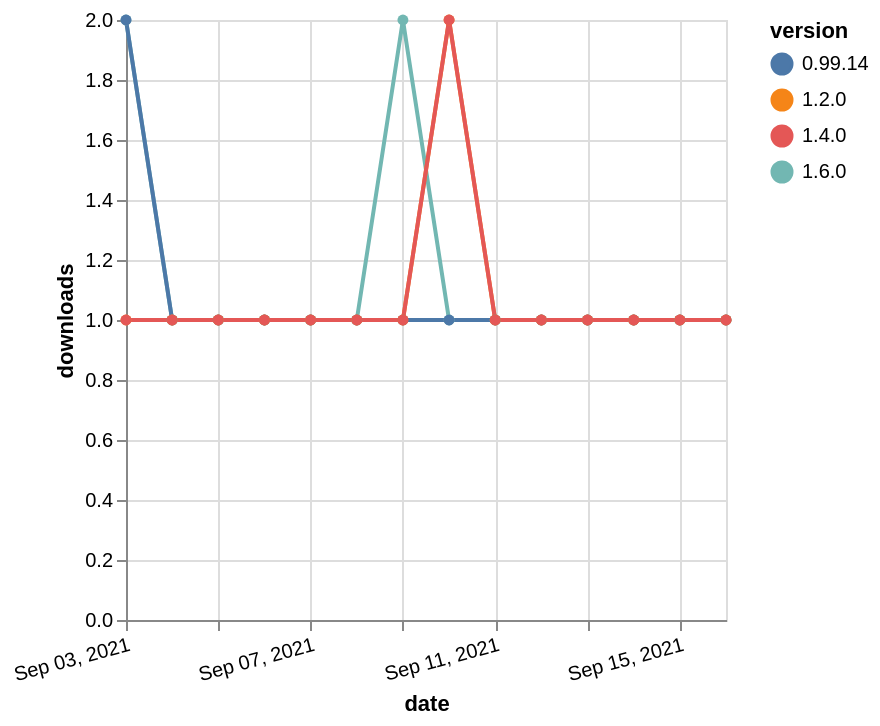

Describe this chart as a Vega-Lite specification.
### Vega-Lite specification from a JSON file in a GitHub repository (floating-point values rounded to 4 significant figures)
{"$schema": "https://vega.github.io/schema/vega-lite/v5.json", "description": "A simple bar chart with embedded data.", "data": {"values": [{"date": "2021-09-03", "total": 107, "delta": 2, "version": "1.6.0"}, {"date": "2021-09-04", "total": 108, "delta": 1, "version": "1.6.0"}, {"date": "2021-09-05", "total": 109, "delta": 1, "version": "1.6.0"}, {"date": "2021-09-06", "total": 110, "delta": 1, "version": "1.6.0"}, {"date": "2021-09-07", "total": 111, "delta": 1, "version": "1.6.0"}, {"date": "2021-09-08", "total": 112, "delta": 1, "version": "1.6.0"}, {"date": "2021-09-09", "total": 114, "delta": 2, "version": "1.6.0"}, {"date": "2021-09-10", "total": 115, "delta": 1, "version": "1.6.0"}, {"date": "2021-09-11", "total": 116, "delta": 1, "version": "1.6.0"}, {"date": "2021-09-12", "total": 117, "delta": 1, "version": "1.6.0"}, {"date": "2021-09-13", "total": 118, "delta": 1, "version": "1.6.0"}, {"date": "2021-09-14", "total": 119, "delta": 1, "version": "1.6.0"}, {"date": "2021-09-15", "total": 120, "delta": 1, "version": "1.6.0"}, {"date": "2021-09-16", "total": 121, "delta": 1, "version": "1.6.0"}, {"date": "2021-09-03", "total": 174, "delta": 2, "version": "0.99.14"}, {"date": "2021-09-04", "total": 175, "delta": 1, "version": "0.99.14"}, {"date": "2021-09-05", "total": 176, "delta": 1, "version": "0.99.14"}, {"date": "2021-09-06", "total": 177, "delta": 1, "version": "0.99.14"}, {"date": "2021-09-07", "total": 178, "delta": 1, "version": "0.99.14"}, {"date": "2021-09-08", "total": 179, "delta": 1, "version": "0.99.14"}, {"date": "2021-09-09", "total": 180, "delta": 1, "version": "0.99.14"}, {"date": "2021-09-10", "total": 181, "delta": 1, "version": "0.99.14"}, {"date": "2021-09-11", "total": 182, "delta": 1, "version": "0.99.14"}, {"date": "2021-09-12", "total": 183, "delta": 1, "version": "0.99.14"}, {"date": "2021-09-13", "total": 184, "delta": 1, "version": "0.99.14"}, {"date": "2021-09-14", "total": 185, "delta": 1, "version": "0.99.14"}, {"date": "2021-09-15", "total": 186, "delta": 1, "version": "0.99.14"}, {"date": "2021-09-16", "total": 187, "delta": 1, "version": "0.99.14"}, {"date": "2021-09-03", "total": 148, "delta": 1, "version": "1.2.0"}, {"date": "2021-09-04", "total": 149, "delta": 1, "version": "1.2.0"}, {"date": "2021-09-05", "total": 150, "delta": 1, "version": "1.2.0"}, {"date": "2021-09-06", "total": 151, "delta": 1, "version": "1.2.0"}, {"date": "2021-09-07", "total": 152, "delta": 1, "version": "1.2.0"}, {"date": "2021-09-08", "total": 153, "delta": 1, "version": "1.2.0"}, {"date": "2021-09-09", "total": 154, "delta": 1, "version": "1.2.0"}, {"date": "2021-09-10", "total": 156, "delta": 2, "version": "1.2.0"}, {"date": "2021-09-11", "total": 157, "delta": 1, "version": "1.2.0"}, {"date": "2021-09-12", "total": 158, "delta": 1, "version": "1.2.0"}, {"date": "2021-09-13", "total": 159, "delta": 1, "version": "1.2.0"}, {"date": "2021-09-14", "total": 160, "delta": 1, "version": "1.2.0"}, {"date": "2021-09-15", "total": 161, "delta": 1, "version": "1.2.0"}, {"date": "2021-09-16", "total": 162, "delta": 1, "version": "1.2.0"}, {"date": "2021-09-03", "total": 162, "delta": 1, "version": "1.4.0"}, {"date": "2021-09-04", "total": 163, "delta": 1, "version": "1.4.0"}, {"date": "2021-09-05", "total": 164, "delta": 1, "version": "1.4.0"}, {"date": "2021-09-06", "total": 165, "delta": 1, "version": "1.4.0"}, {"date": "2021-09-07", "total": 166, "delta": 1, "version": "1.4.0"}, {"date": "2021-09-08", "total": 167, "delta": 1, "version": "1.4.0"}, {"date": "2021-09-09", "total": 168, "delta": 1, "version": "1.4.0"}, {"date": "2021-09-10", "total": 170, "delta": 2, "version": "1.4.0"}, {"date": "2021-09-11", "total": 171, "delta": 1, "version": "1.4.0"}, {"date": "2021-09-12", "total": 172, "delta": 1, "version": "1.4.0"}, {"date": "2021-09-13", "total": 173, "delta": 1, "version": "1.4.0"}, {"date": "2021-09-14", "total": 174, "delta": 1, "version": "1.4.0"}, {"date": "2021-09-15", "total": 175, "delta": 1, "version": "1.4.0"}, {"date": "2021-09-16", "total": 176, "delta": 1, "version": "1.4.0"}]}, "width": "container", "mark": {"type": "line", "point": {"filled": true}}, "encoding": {"x": {"field": "date", "type": "temporal", "timeUnit": "yearmonthdate", "title": "date", "axis": {"labelAngle": -15}}, "y": {"field": "delta", "type": "quantitative", "title": "downloads"}, "color": {"field": "version", "type": "nominal"}, "tooltip": {"field": "delta"}}}
